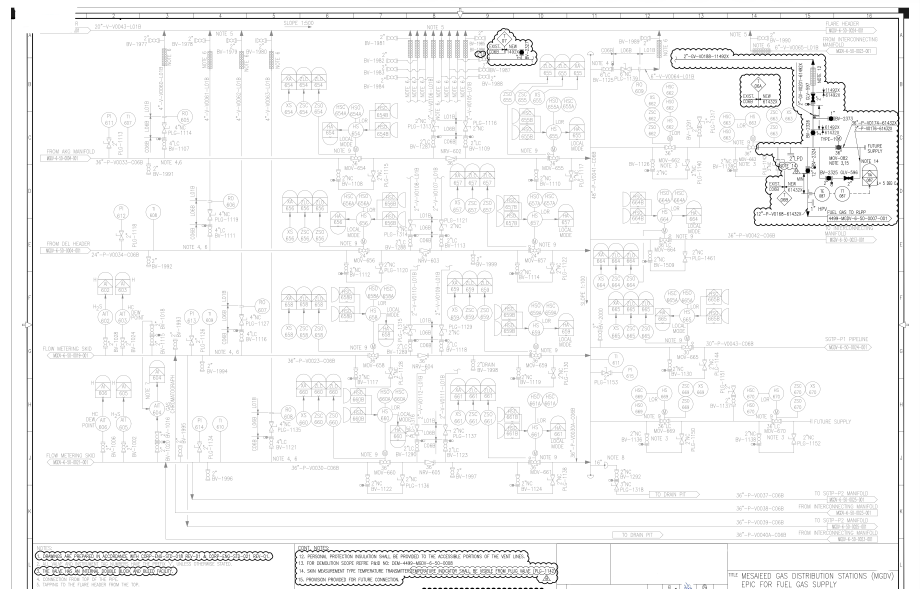
#> input picture input2.png, 2760 x 1765 px (shown at 1/3 size)
$ python -i step2_title_block.py   (imports and definitions only)
#> lines starting #> are read from the running program, lines starting #| are printed output that depends on the picture
#!/usr/bin/env python3
"""
step2_title_block.py — Title Block Extraction & Revision Intelligence Agent
============================================================================
CDCI P&ID Pipeline — Step 2  (Blueprint Layer 2 + Layer 3 + Layer 4)

What this does
--------------
  Call 1 (Gemini 2.5 Flash — full thumbnail):
    Locates and reads the title block (bottom-right corner, ~20% of drawing).
    Extracts: drawing_number, sheet, revision_code, title, contract_number,
              project_name, scale, orig_dwg_size, discipline, date,
              drawn_by, checked_by, approved_by, continuation_sheet.

  Call 2 (Gemini 2.5 Flash — revision table crop):
    Parses the revision history table (rows: REV | DESCRIPTION | DATE | BY).
    Determines: is_revision_drawing, revision_mode, extraction_scope.

  Programmatic (Layer 3 — Project Type Router):
    Routes drawing to COUNT_ONLY or FULL_EXTRACTION mode based on
    project prefix (LT/GT → count-only, LC/GC → full extraction).

  Programmatic (Layer 4 — Revision Intelligence):
    Rev 0 / Rev A  → NEW_DRAWING    (process entire drawing)
    Rev 1+ / Rev B+ → REVISION_DRAWING (check for clouds)
    Detects explicit revision notice text ("USE THIS DRAWING FOR
    CLOUDED AREAS ONLY") as a hard override → CLOUD_SCOPE_MODE.

Output — drawing_context.json fields added
------------------------------------------
  title_block: {
    drawing_number, sheet_number, revision_code, title, project_name,
    contract_number, scale, orig_dwg_size, discipline, issue_date,
    drawn_by, checked_by, approved_by, continuation_sheet,
    confidence, raw_ocr
  }
  revision_history: [ {rev, description, date, drawn_by}, ... ]
  is_revision_drawing: true | false
  revision_mode: NEW_DRAWING | REVISION_DRAWING | CLOUD_SCOPE_MODE
  extraction_scope: FULL_DRAWING | CLOUD_ONLY | CLOUD_PRIORITY
  project_mode: FULL_EXTRACTION | COUNT_ONLY | UNKNOWN
  revision_cloud_required: true | false    ← feeds Step 5A cloud filter
  title_block_confidence: 0.0-1.0

Usage
-----
  python step2_title_block.py input_drawing.jpg \\
      --out output/ --api-key YOUR_KEY

  # After Step 1 (uses drawing_context.json):
  python step2_title_block.py \\
      --context output/drawing_context.json --api-key YOUR_KEY

  # Debug: saves cropped regions
  python step2_title_block.py input_drawing.jpg \\
      --out output/ --api-key YOUR_KEY --debug
"""

import argparse
import json
import logging
import os
import re
from pathlib import Path
from typing import Optional

import cv2
import numpy as np
import pytesseract

log = logging.getLogger(__name__)
# [1 line not run here, left out]

# ── Models ─────────────────────────────────────────────────────────────────────
GEMINI_MODEL    = "gemini-2.5-flash"
GEMINI_MAX_SIDE = 3000   # title block needs high res for small text

# ── Title block location heuristics ───────────────────────────────────────────
# Standard P&ID: title block bottom-right ~25% width, ~20% height
# We scan 3 candidate regions in priority order
TITLE_BLOCK_CANDIDATES = [
    {"name": "bottom_right",  "x0": 0.55, "y0": 0.80, "x1": 1.00, "y1": 1.00},
    {"name": "bottom_full",   "x0": 0.00, "y0": 0.82, "x1": 1.00, "y1": 1.00},
    {"name": "bottom_right_xl","x0": 0.45, "y0": 0.75, "x1": 1.00, "y1": 1.00},
]

# ── Revision table is typically LEFT of the title block ───────────────────────
REVISION_TABLE_REGION = {"x0": 0.55, "y0": 0.82, "x1": 0.86, "y1": 1.00}

# ── Revision notice region (contains "CLOUDED AREAS ONLY" text) ──────────────
REVISION_NOTICE_REGION = {"x0": 0.55, "y0": 0.70, "x1": 0.90, "y1": 0.85}

# ── Project mode prefixes (Layer 3) ───────────────────────────────────────────
COUNT_ONLY_PREFIXES   = {"LT", "GT", "LT-", "GT-"}
FULL_EXTRACT_PREFIXES = {"LC", "GC", "LC-", "GC-"}


# ═══════════════════════════════════════════════════════════════════════════════
# Image helpers
# ═══════════════════════════════════════════════════════════════════════════════

def crop_frac(img: np.ndarray, region: dict) -> tuple[np.ndarray, tuple]:
    """Crop fractional region. Returns (crop, (x0,y0,x1,y1) px)."""
    H, W = img.shape[:2]
    x0 = int(region["x0"] * W)
    y0 = int(region["y0"] * H)
    x1 = int(region["x1"] * W)
    y1 = int(region["y1"] * H)
    return img[y0:y1, x0:x1], (x0, y0, x1, y1)


# [14 lines left out: functions scale_img, encode_jpeg, not called in this run]


def clahe_enhance(img: np.ndarray) -> np.ndarray:
    """Apply CLAHE to improve contrast for OCR on faded title blocks."""
    gray  = cv2.cvtColor(img, cv2.COLOR_BGR2GRAY)
    clahe = cv2.createCLAHE(clipLimit=2.5, tileGridSize=(8, 8))
    enh   = clahe.apply(gray)
    return cv2.cvtColor(enh, cv2.COLOR_GRAY2BGR)


# ═══════════════════════════════════════════════════════════════════════════════
# Tesseract pre-pass — fast OCR to confirm title block location
# ═══════════════════════════════════════════════════════════════════════════════

def tesseract_title_block_ocr(crop: np.ndarray) -> str:
    """
    Quick Tesseract pass on the title block crop.
    Used to: (a) confirm we have the right region, (b) provide fallback
    text if Gemini call fails, (c) cross-check Gemini output.
    """
    enhanced = clahe_enhance(crop)
    gray     = cv2.cvtColor(enhanced, cv2.COLOR_BGR2GRAY)
    try:
        text = pytesseract.image_to_string(gray, config="--oem 3 --psm 6")
        return text.strip()
    except Exception as e:
        log.warning("Tesseract failed on title block: %s", e)
        return ""


def detect_title_block_region(img: np.ndarray) -> tuple[np.ndarray, dict, tuple]:
    """
    Find the title block by scanning candidate regions.
    Uses Tesseract to confirm presence of 'DWG NO' or 'DRAWING' keywords.
    Returns (crop, region_dict, px_coords).
    """
    kw_must = re.compile(
        r'DWG|DRAWING|TITLE|SCALE|SHEET|SHT|REV\b|REVISION', re.I)
    kw_bonus = re.compile(
        r'DWG NO|SHEET NO|SHT\.|CONT|CONTRACT|DATE|APPROV', re.I)

    best_crop   = None
    best_region = TITLE_BLOCK_CANDIDATES[0]
    best_coords = (0, 0, 0, 0)
    best_score  = -1

    for region in TITLE_BLOCK_CANDIDATES:
        crop, coords = crop_frac(img, region)
        text = tesseract_title_block_ocr(crop)
        score = len(kw_must.findall(text)) + len(kw_bonus.findall(text)) * 2
        log.debug("Region %s: score=%d keywords in OCR", region["name"], score)
        if score > best_score:
            best_score  = score
            best_crop   = crop
            best_region = region
            best_coords = coords

    log.info("Title block region: %s (keyword score=%d)",
             best_region["name"], best_score)
    return best_crop, best_region, best_coords


# ═══════════════════════════════════════════════════════════════════════════════
# Gemini SDK
# ═══════════════════════════════════════════════════════════════════════════════

# [47 lines left out: functions _build_gemini_client, _gemini_call, _parse_json, not called in this run]


# ═══════════════════════════════════════════════════════════════════════════════
# Call 1 — Title Block Extraction
# ═══════════════════════════════════════════════════════════════════════════════

_TITLE_BLOCK_PROMPT = """You are reading the title block of a P&ID engineering drawing.

The title block is the bordered table in the bottom-right of the image.
It contains drawing metadata.

Pre-extracted OCR text for reference (may have errors):
<ocr_text>
{ocr_text}
</ocr_text>

Extract ALL visible fields precisely. Return ONLY a JSON object (no markdown):
{{
  "drawing_number":     "e.g. 4224-MGDV-6-50-2004",
  "sheet_number":       "e.g. 001",
  "continuation_sheet": "e.g. 002 or null if none",
  "revision_code":      "e.g. C or 3 or A",
  "title_line_1":       "first line of drawing title",
  "title_line_2":       "second line or null",
  "title_line_3":       "third line or null",
  "title_line_4":       "fourth line or null",
  "project_name":       "project/facility name",
  "contract_number":    "contract number if visible",
  "client":             "client company name",
  "contractor":         "contractor company name",
  "scale":              "e.g. NTS or 1:200",
  "orig_dwg_size":      "e.g. A1 or A0",
  "discipline":         "e.g. P&ID or MECHANICAL or INSTRUMENTATION",
  "issue_date":         "latest issue date",
  "drawn_by":           "initials or name",
  "checked_by":         "initials or name",
  "approved_by":        "initials or name",
  "document_type":      "P&ID | PFD | ISOMETRIC | GA | OTHER",
  "confidence":         0.0-1.0,
  "fields_unclear":     ["list of field names you could not read clearly"]
}}

Extract exactly what is written. Do not invent or guess missing fields — use null."""


# [28 lines left out: function extract_title_block, not called in this run]


# ═══════════════════════════════════════════════════════════════════════════════
# Call 2 — Revision Table + Revision Notice
# ═══════════════════════════════════════════════════════════════════════════════

_REVISION_TABLE_PROMPT = """You are reading the revision history table and any revision notices
from a P&ID engineering drawing.

The revision table has columns: REV | DESCRIPTION | DATE | DRAWN BY | CHECKED | APPROVED.
There may also be a notice box saying something like
"USE THIS DRAWING FOR INFORMATION WITHIN THE CLOUDED AREAS ONLY".

Return ONLY a JSON object (no markdown):
{{
  "revision_history": [
    {{
      "rev":         "C",
      "description": "RE-ISSUED FOR CONSTRUCTION",
      "date":        "29-08-24",
      "drawn_by":    "SJ",
      "checked_by":  "VJD/MSG/SS",
      "approved_by": "BGS/SR"
    }}
  ],
  "current_revision":        "C",
  "current_issue_status":    "RE-ISSUED FOR CONSTRUCTION",
  "revision_notice_present": true,
  "revision_notice_text":    "exact text of the notice box, or null",
  "cloud_scope_only":        true,
  "source_drawing_reference": "e.g. MGDV-6-50-0011 SHT.001 REV.C or null",
  "confidence": 0.95
}}

Extract ALL revision rows, most recent first.
Set cloud_scope_only=true ONLY if the drawing explicitly says to use it
only within clouded areas (e.g. 'USE THIS DRAWING FOR...CLOUDED AREAS ONLY')."""


# [75 lines left out: functions extract_revision_table, determine_project_mode, not called in this run]


# ═══════════════════════════════════════════════════════════════════════════════
# Layer 4 — Revision Intelligence Engine (programmatic)
# ═══════════════════════════════════════════════════════════════════════════════

# Revision codes that signal a NEW (first-issue) drawing
_NEW_DRAWING_CODES = {"0", "A", "00", "REV0", "REVA", "P0", "IFI", "IFA",
                       "P1", "IFR", "IFC-A", "AFC-A"}


# [317 lines left out: functions determine_revision_mode, run_title_block_extraction, main, not called in this run]


# [2 lines not run here, left out]

>>> import cv2
>>> picture = cv2.imread('input2.png')
#> picture is the input picture: shape (1765, 2760, 3); mean B, G, R 246.9, 246.9, 246.9
#> the loop in detect_title_block_region, `for region in TITLE_BLOCK_CANDIDATES:` made 1 pass
#> coords on pass 1: (1518, 1412, 2760, 1765)
#> pass 1, in detect_title_block_region, `crop, coords = crop_frac(img, region)`:
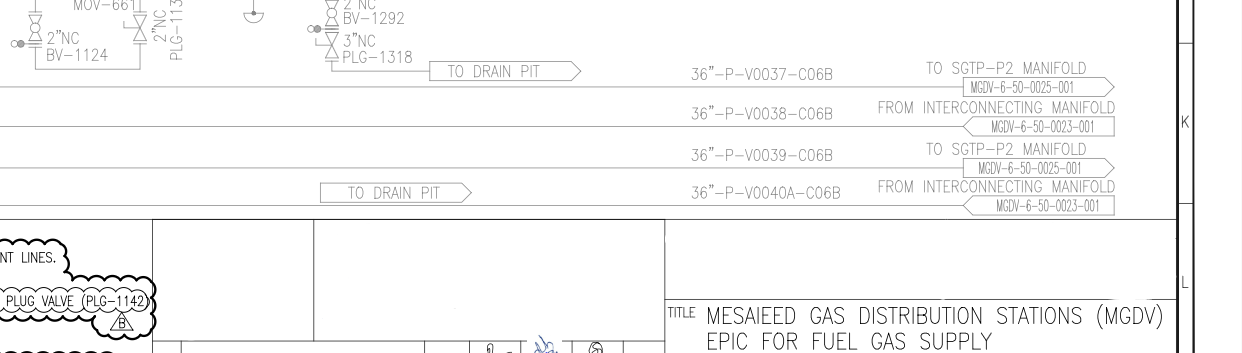
#> crop: shape (353, 1242, 3); mean B, G, R 247.8, 247.8, 247.8
#> after the loop in detect_title_block_region, `for region in TITLE_BLOCK_CANDIDATES:`: best_coords = (0, 0, 0, 0); best_region = {'name': 'bottom_right', 'x0': 0.55, 'y0': 0.8, 'x1': 1, 'y1': 1}; best_score = -1
#> (the run stopped early here; a loop or call above may not have finished)
